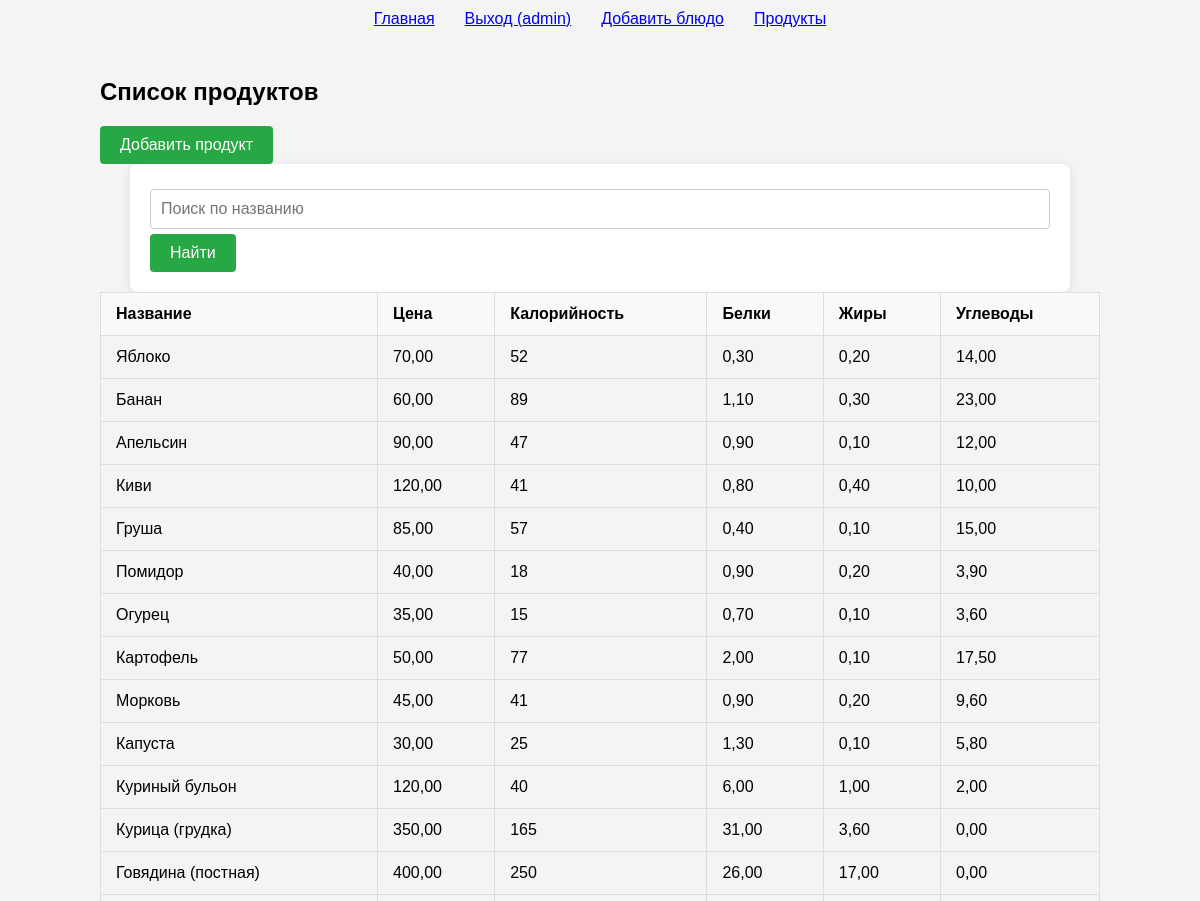
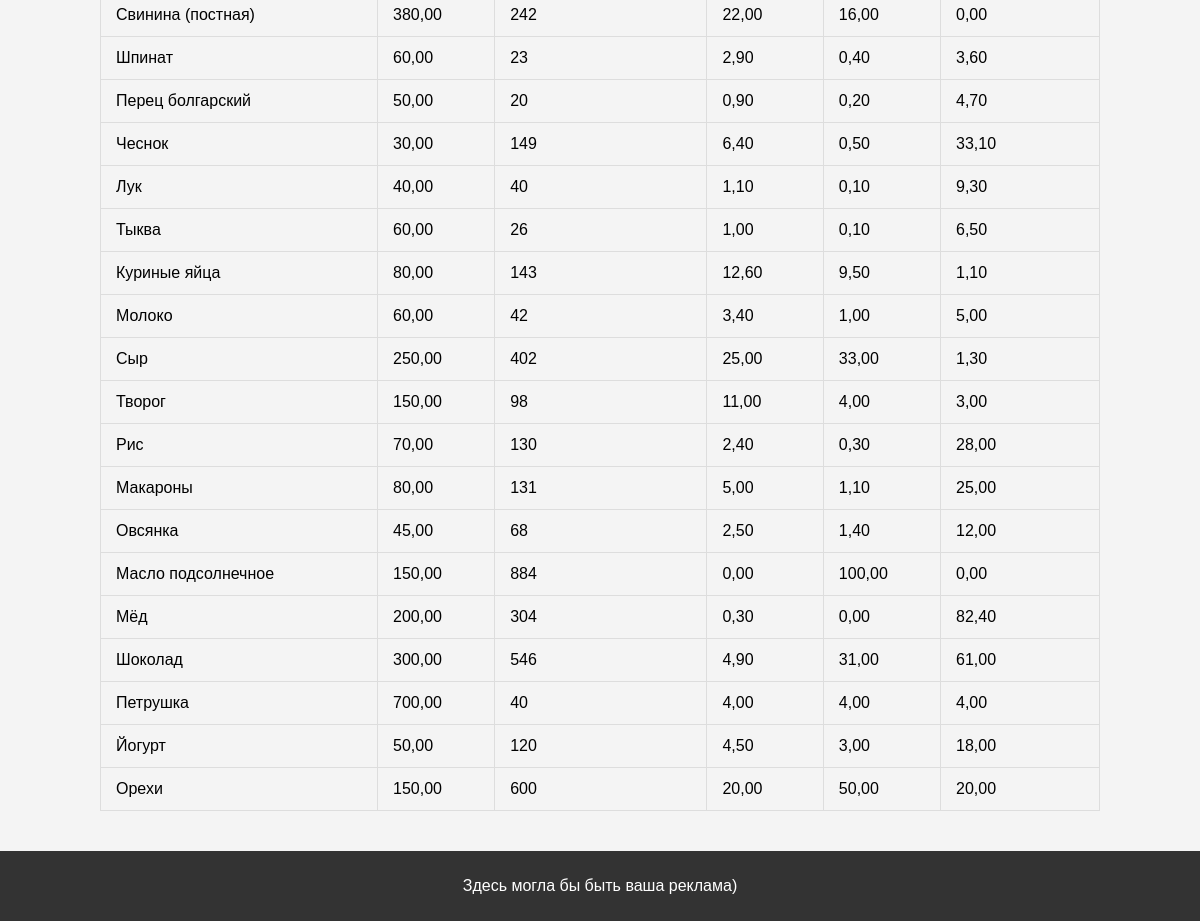
Screenshot of /app/products/ (signed in) with the database file from the repository (2 pictures, top to bottom).
### app/models.py (models this page shows, shortened)
class Product(models.Model):
    name = models.CharField(max_length=50)
    price = models.DecimalField(max_digits=10, decimal_places=2)
    calories = models.IntegerField()
    proteins = models.DecimalField(max_digits=5, decimal_places=2)
    fats = models.DecimalField(max_digits=5, decimal_places=2)
    carbohydrates = models.DecimalField(max_digits=5, decimal_places=2)

### app/views.py (the view)
# urls.py: path('products/', views.product_list, name='products'),
@login_required
def product_list(request):
    query = request.GET.get('search', '').strip()
    products = Product.objects.all()
    if query:
        products = products.filter(name__icontains=query)
    return render(request, 'app/products.html', {'products': products, 'search_query': query})

### app/templates/app/products.html (shortened to what this page needs)
{% extends 'main/base.html' %}
{% block content %}
    <h1>Список продуктов</h1>
    <a href="{% url 'add_product' %}">
        <button>Добавить продукт</button>
    </a>
    <form method="GET" action="{% url 'products' %}">
        <input type="text" name="search" value="{{ search_query }}" placeholder="Поиск по названию">
        <button type="submit">Найти</button>
    </form>
    <table>
        <thead>
            <tr>
                <th>Название</th>
                <th>Цена</th>
                <th>Калорийность</th>
                <th>Белки</th>
                <th>Жиры</th>
                <th>Углеводы</th>
            </tr>
        </thead>
        <tbody>
            {% for product in products %}
            <tr>
                <td>{{ product.name }}</td>
                <td>{{ product.price }}</td>
                <td>{{ product.calories }}</td>
                <td>{{ product.proteins }}</td>
                <td>{{ product.fats }}</td>
                <td>{{ product.carbohydrates }}</td>
            </tr>
            {% endfor %}
        </tbody>
    </table>
{% endblock %}

### main/templates/main/base.html (shortened to what this page needs)
<!DOCTYPE html>
<html lang="ru">
<head>
    {% load static %}
    <link rel="stylesheet" href="{% static 'css/style.css' %}">
</head>
<body>
<header>
    <nav>
        <div class='head'>
            <a href="{% url 'index' %}">Главная</a>
            {% if user.is_authenticated %}
            <a href="{% url 'logout' %}">Выход ({{ user.username }})</a>
            <a href="{% url 'add_dish' %}">Добавить блюдо</a><a href="{% url 'products' %}">Продукты</a>
            {% else %}
            <a href="{% url 'login' %}">Вход</a>
            <a href="{% url 'register' %}">Регистрация</a>
            {% endif %}
        </div>
    </nav>
</header>
<main>
    <section class="main-content container">
        {% block content %}{% endblock %}
    </section>
</main>
<footer>
    <p>Здесь могла бы быть ваша реклама)</p>
</footer>
</body>
</html>

### static/css/style.css (style rules this page uses)
body { scroll-behavior: smooth; font-family: Arial, sans-serif; margin: 0; padding: 0; background-color: #f4f4f4; }
.container { max-width: 1000px; margin: 0 auto; padding: 20px; }
header { padding: 10px 0; text-align: center; }
footer { text-align: center; background-color: #333; color: #fff; padding: 10px 0; }
.head { display: flex; gap: 30px; justify-content: center; align-items: center; }
table { width: 100%; border-collapse: collapse; margin-bottom: 20px; }
th, td { padding: 12px 15px; text-align: left; border: 1px solid #ddd; vertical-align: middle; }
th { background-color: #f8f9fa; font-weight: bold; }
input[type="number"], select, input[type="text"], textarea { width: 100%; padding: 10px; margin: 5px 0; border: 1px solid #ccc; border-radius: 4px; font-size: 16px; box-sizing: border-box; }
button { padding: 10px 20px; background-color: #28a745; color: white; border: none; border-radius: 4px; font-size: 16px; cursor: pointer; transition: background-color 0.3s ease; }
form { max-width: 900px; margin: 0 auto; padding: 20px; background-color: #fff; border-radius: 8px; box-shadow: 0 2px 10px rgba(0, 0, 0, 0.1); }

### rows the page displays
Product: name "Яблоко", price "70,00", calories "52", proteins "0,30", fats "0,20", carbohydrates "14,00"
Product: name "Банан", price "60,00", calories "89", proteins "1,10", fats "0,30", carbohydrates "23,00"
Product: name "Апельсин", price "90,00", calories "47", proteins "0,90", fats "0,10", carbohydrates "12,00"
Product: name "Киви", price "120,00", calories "41", proteins "0,80", fats "0,40", carbohydrates "10,00"
Product: name "Груша", price "85,00", calories "57", proteins "0,40", fats "0,10", carbohydrates "15,00"
Product: name "Помидор", price "40,00", calories "18", proteins "0,90", fats "0,20", carbohydrates "3,90"
Product: name "Огурец", price "35,00", calories "15", proteins "0,70", fats "0,10", carbohydrates "3,60"
Product: name "Картофель", price "50,00", calories "77", proteins "2,00", fats "0,10", carbohydrates "17,50"
Product: name "Морковь", price "45,00", calories "41", proteins "0,90", fats "0,20", carbohydrates "9,60"
Product: name "Капуста", price "30,00", calories "25", proteins "1,30", fats "0,10", carbohydrates "5,80"
Product: name "Куриный бульон", price "120,00", calories "40", proteins "6,00", fats "1,00", carbohydrates "2,00"
Product: name "Курица (грудка)", price "350,00", calories "165", proteins "31,00", fats "3,60", carbohydrates "0,00"
Product: name "Говядина (постная)", price "400,00", calories "250", proteins "26,00", fats "17,00", carbohydrates "0,00"
Product: name "Свинина (постная)", price "380,00", calories "242", proteins "22,00", fats "16,00", carbohydrates "0,00"
Product: name "Шпинат", price "60,00", calories "23", proteins "2,90", fats "0,40", carbohydrates "3,60"
Product: name "Перец болгарский", price "50,00", calories "20", proteins "0,90", fats "0,20", carbohydrates "4,70"
Product: name "Чеснок", price "30,00", calories "149", proteins "6,40", fats "0,50", carbohydrates "33,10"
Product: name "Лук", price "40,00", calories "40", proteins "1,10", fats "0,10", carbohydrates "9,30"
Product: name "Тыква", price "60,00", calories "26", proteins "1,00", fats "0,10", carbohydrates "6,50"
Product: name "Куриные яйца", price "80,00", calories "143", proteins "12,60", fats "9,50", carbohydrates "1,10"
Product: name "Молоко", price "60,00", calories "42", proteins "3,40", fats "1,00", carbohydrates "5,00"
Product: name "Сыр", price "250,00", calories "402", proteins "25,00", fats "33,00", carbohydrates "1,30"
Product: name "Творог", price "150,00", calories "98", proteins "11,00", fats "4,00", carbohydrates "3,00"
Product: name "Рис", price "70,00", calories "130", proteins "2,40", fats "0,30", carbohydrates "28,00"
Product: name "Макароны", price "80,00", calories "131", proteins "5,00", fats "1,10", carbohydrates "25,00"
Product: name "Овсянка", price "45,00", calories "68", proteins "2,50", fats "1,40", carbohydrates "12,00"
Product: name "Масло подсолнечное", price "150,00", calories "884", proteins "0,00", fats "100,00", carbohydrates "0,00"
Product: name "Мёд", price "200,00", calories "304", proteins "0,30", fats "0,00", carbohydrates "82,40"
Product: name "Шоколад", price "300,00", calories "546", proteins "4,90", fats "31,00", carbohydrates "61,00"
Product: name "Петрушка", price "700,00", calories "40", proteins "4,00", fats "4,00", carbohydrates "4,00"
Product: name "Йогурт", price "50,00", calories "120", proteins "4,50", fats "3,00", carbohydrates "18,00"
Product: name "Орехи", price "150,00", calories "600", proteins "20,00", fats "50,00", carbohydrates "20,00"

### other values shown
{{ user.username }} "admin"
